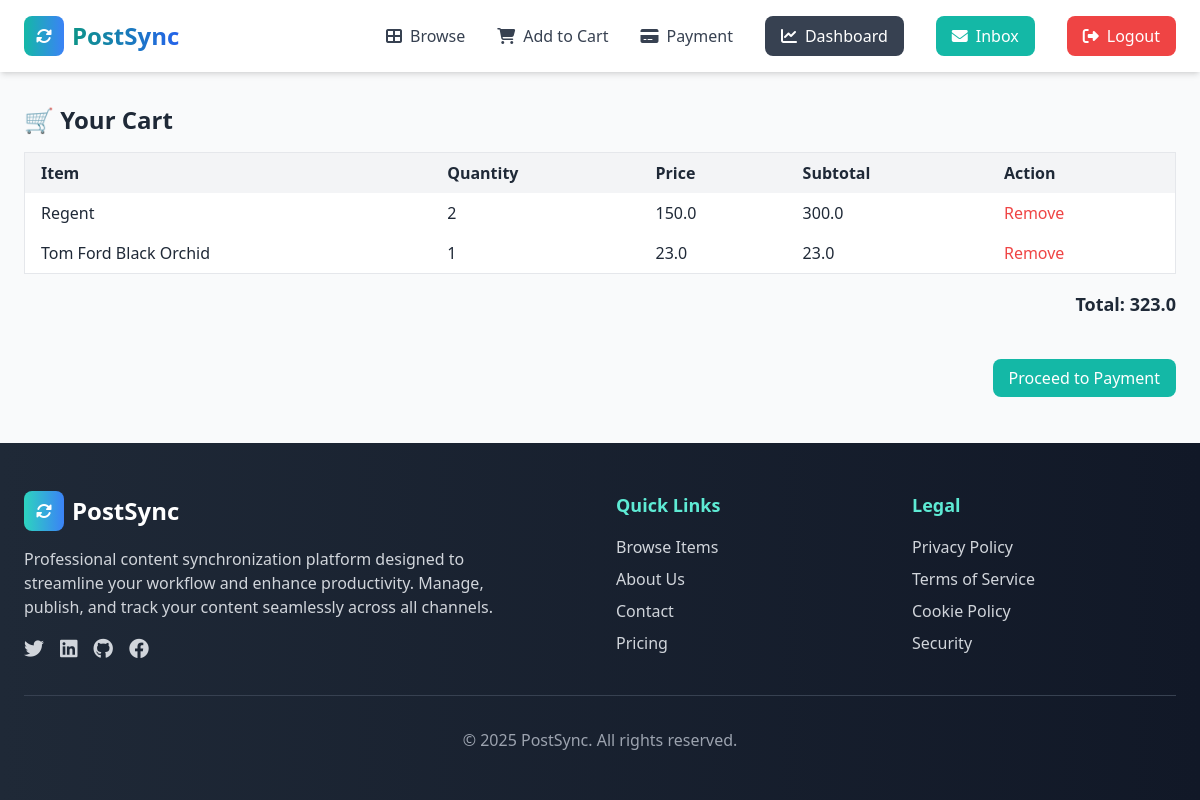
The app's page /cart/ (signed in) with its own data.
### cart/models.py (models this page shows, shortened)
class CartItem(models.Model):
    cart = models.ForeignKey(Cart, related_name='cart_items', on_delete=models.CASCADE)
    item = models.ForeignKey(Item, on_delete=models.SET_NULL, null=True, blank=True)
    quantity = models.PositiveIntegerField(default=1)
    def subtotal(self):
        return self.item.price * self.quantity

class Cart(models.Model):
    user = models.OneToOneField(User, on_delete=models.CASCADE)
    created_at = models.DateTimeField(auto_now_add=True)
    def total_price(self):
        return sum(item.item.price * item.quantity for item in self.cart_items.all())

### item/models.py (models this page shows, shortened)
class Item(models.Model):
    category=models.ForeignKey(Category,related_name='items',on_delete=models.CASCADE)
    name=models.CharField(max_length=255)
    description=models.TextField(blank=True,null=True)
    price=models.FloatField()
    image = CloudinaryField('image', blank=True, null=True)
    quantity = models.PositiveIntegerField(default=0)
    is_sold=models.BooleanField(default=False)
    created_by=models.ForeignKey(User,related_name='items',on_delete=models.CASCADE)
    created_at=models.DateTimeField(auto_now_add=True)

### cart/views.py (the view)
# urls.py: path('', views.view_cart, name='view_cart'),
@login_required
def view_cart(request):
    cart, created = Cart.objects.get_or_create(user=request.user)
    return render(request, 'cart/cart_view.html', {'cart': cart})

### cart/templates/cart/cart_view.html
{% extends 'core/base.html' %}
{% block content %}
<h2 class="text-2xl font-bold mb-4">🛒 Your Cart</h2>
{% if cart.cart_items.all %}
  <table class="min-w-full bg-white border">
    <thead>
      <tr class="bg-gray-100">
        <th class="py-2 px-4 text-left">Item</th>
        <th class="py-2 px-4 text-left">Quantity</th>
        <th class="py-2 px-4 text-left">Price</th>
        <th class="py-2 px-4 text-left">Subtotal</th>
        <th class="py-2 px-4 text-left">Action</th>
      </tr>
    </thead>
    <tbody>
      {% for cart_item in cart.cart_items.all %}
      <tr>
        <td class="py-2 px-4">{{ cart_item.item.name }}</td>
        <td class="py-2 px-4">{{ cart_item.quantity }}</td>
        <td class="py-2 px-4">{{ cart_item.item.price }}</td>
        <td class="py-2 px-4">{{ cart_item.subtotal }}</td>
        <td class="py-2 px-4">
          <a href="{% url 'cart:remove_from_cart' cart_item.item.id %}" class="text-red-500 hover:underline">Remove</a>
        </td>
      </tr>
      {% endfor %}
    </tbody>
  </table>
  <div class="mt-4 text-right">
    <p class="text-lg font-semibold">Total: {{ cart.total_price }}</p>
    <br><br>
    <a href="{% url 'cart:checkout' %}"
      class="px-4 py-2 bg-teal-500 text-white rounded-lg hover:bg-teal-600">
      Proceed to Payment
    </a>
  </div>
{% else %}
  <p class="text-gray-600">Your cart is empty.</p>
{% endif %}
{% endblock %}

### records on screen
CartItem: item.name "Regent", quantity "2", item.price "150.0", subtotal "300.0"
CartItem: item.name "Tom Ford Black Orchid", quantity "1", item.price "23.0", subtotal "23.0"
Cart: total_price "323.0"
